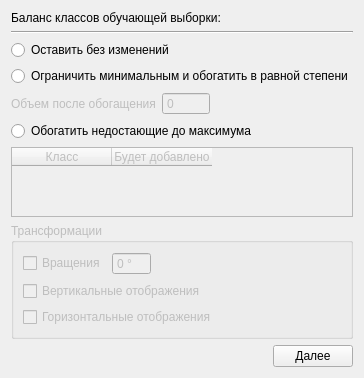
      <widget class="QWidget" name="tab_balance">
       <attribute name="title">
        <string>Баланс классов</string>
       </attribute>
       <layout class="QVBoxLayout" name="verticalLayout_8">
        <item>
         <widget class="QLabel" name="label_11">
          <property name="sizePolicy">
           <sizepolicy hsizetype="Preferred" vsizetype="Maximum">
            <horstretch>0</horstretch>
            <verstretch>0</verstretch>
           </sizepolicy>
          </property>
          <property name="text">
           <string>Баланс классов обучающей выборки:</string>
          </property>
         </widget>
        </item>
        <item>
         <layout class="QVBoxLayout" name="t1_lyt_plot"/>
        </item>
        <item>
         <widget class="Line" name="line_4">
          <property name="orientation">
           <enum>Qt::Horizontal</enum>
          </property>
         </widget>
        </item>
        <item>
         <widget class="QRadioButton" name="t1_radio_no_changes">
          <property name="text">
           <string>Оставить без изменений</string>
          </property>
         </widget>
        </item>
        <item>
         <widget class="QRadioButton" name="t1_radio_enrichMin">
          <property name="text">
           <string>Ограничить минимальным и обогатить в равной степени</string>
          </property>
         </widget>
        </item>
        <item>
         <layout class="QHBoxLayout" name="horizontalLayout_10">
          <item>
           <widget class="QLabel" name="t1_lbl_enrichMin">
            <property name="enabled">
             <bool>false</bool>
            </property>
            <property name="text">
             <string>Объем после обогащения</string>
            </property>
           </widget>
          </item>
          <item>
           <widget class="QSpinBox" name="t1_sb_enrichMin">
            <property name="enabled">
             <bool>false</bool>
            </property>
            <property name="buttonSymbols">
             <enum>QAbstractSpinBox::NoButtons</enum>
            </property>
            <property name="showGroupSeparator" stdset="0">
             <bool>true</bool>
            </property>
            <property name="maximum">
             <number>10000</number>
            </property>
           </widget>
          </item>
          <item>
           <spacer name="horizontalSpacer_4">
            <property name="orientation">
             <enum>Qt::Horizontal</enum>
            </property>
            <property name="sizeHint" stdset="0">
             <size>
              <width>40</width>
              <height>20</height>
             </size>
            </property>
           </spacer>
          </item>
         </layout>
        </item>
        <item>
         <widget class="QRadioButton" name="t1_radio_enrichMax">
          <property name="text">
           <string>Обогатить недостающие до максимума</string>
          </property>
         </widget>
        </item>
        <item>
         <widget class="QTableWidget" name="t1_twgt">
          <property name="enabled">
           <bool>false</bool>
          </property>
          <property name="sizePolicy">
           <sizepolicy hsizetype="Expanding" vsizetype="Maximum">
            <horstretch>0</horstretch>
            <verstretch>0</verstretch>
           </sizepolicy>
          </property>
          <property name="sizeAdjustPolicy">
           <enum>QAbstractScrollArea::AdjustToContents</enum>
          </property>
          <attribute name="horizontalHeaderStretchLastSection">
           <bool>false</bool>
          </attribute>
          <column>
           <property name="text">
            <string>Класс</string>
           </property>
          </column>
          <column>
           <property name="text">
            <string>Будет добавлено</string>
           </property>
          </column>
         </widget>
        </item>
        <item>
         <widget class="QGroupBox" name="t1_gb_trans">
          <property name="enabled">
           <bool>false</bool>
          </property>
          <property name="sizePolicy">
           <sizepolicy hsizetype="Preferred" vsizetype="Maximum">
            <horstretch>0</horstretch>
            <verstretch>0</verstretch>
           </sizepolicy>
          </property>
          <property name="title">
           <string>Трансформации</string>
          </property>
          <layout class="QVBoxLayout" name="verticalLayout_7">
           <item>
            <layout class="QHBoxLayout" name="horizontalLayout_11">
             <item>
              <widget class="QCheckBox" name="t1_chb_rot">
               <property name="whatsThis">
                <string>изображения будут повернуты на случайный угол в пределах выбранного</string>
               </property>
               <property name="text">
                <string>Вращения</string>
               </property>
              </widget>
             </item>
             <item>
              <widget class="QSpinBox" name="t1_sb_rot">
               <property name="buttonSymbols">
                <enum>QAbstractSpinBox::NoButtons</enum>
               </property>
               <property name="suffix">
                <string> °</string>
               </property>
               <property name="maximum">
                <number>360</number>
               </property>
              </widget>
             </item>
             <item>
              <spacer name="horizontalSpacer_5">
               <property name="orientation">
                <enum>Qt::Horizontal</enum>
               </property>
               <property name="sizeHint" stdset="0">
                <size>
                 <width>40</width>
                 <height>20</height>
                </size>
               </property>
              </spacer>
             </item>
            </layout>
           </item>
           <item>
            <widget class="QCheckBox" name="t1_chb_vertFlip">
             <property name="text">
              <string>Вертикальные отображения</string>
             </property>
            </widget>
           </item>
           <item>
            <widget class="QCheckBox" name="t1_chb_horFlip">
             <property name="text">
              <string>Горизонтальные отображения</string>
             </property>
            </widget>
           </item>
          </layout>
         </widget>
        </item>
        <item>
         <layout class="QHBoxLayout" name="horizontalLayout_12">
          <item>
           <spacer name="horizontalSpacer_6">
            <property name="orientation">
             <enum>Qt::Horizontal</enum>
            </property>
            <property name="sizeHint" stdset="0">
             <size>
              <width>40</width>
              <height>20</height>
             </size>
            </property>
           </spacer>
          </item>
          <item>
           <widget class="QPushButton" name="t1_btn_next">
            <property name="text">
             <string>Далее</string>
            </property>
           </widget>
          </item>
         </layout>
        </item>
       </layout>
      </widget>
